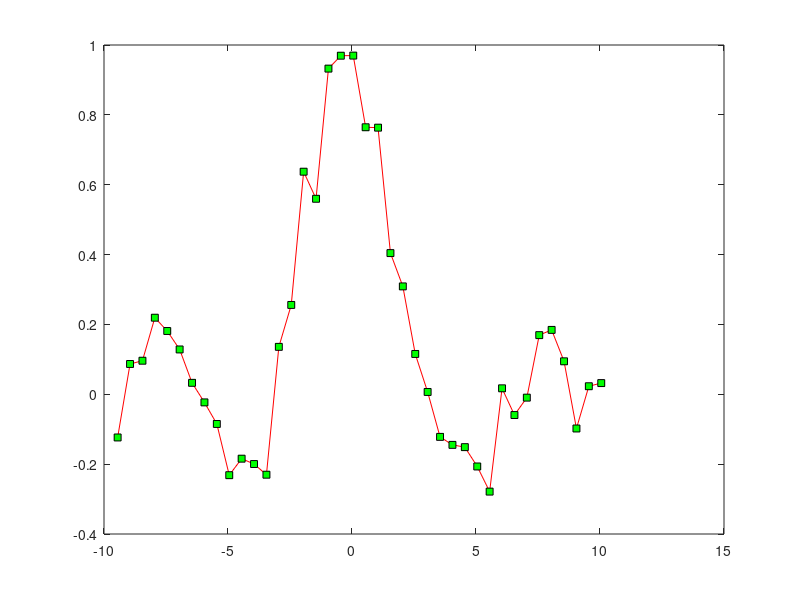

MATLAB code to generate this figure: (Note: this script raises an error after producing the figure.)
%************************************
% written by Oleg Mytnyk, 2005
% last revision: 16.11.2005
% Sinc problem generator
% 
%************************************

% create matrix of inputs 
clear;
N=40;
p=10;
%X=20*sort(rand(N,1))-10;

for i=1:N
    X(i)=(i-20+0.1)/2;
    Y(i)=sin(abs(X(i)))/abs(X(i))+normrnd(0,0.1);
end

plot(X,Y,'-rs','MarkerEdgeColor','k','MarkerFaceColor','g','MarkerSize',5);

S=[Y' X'];
save './_res_/sinc.dat' S -ascii;
